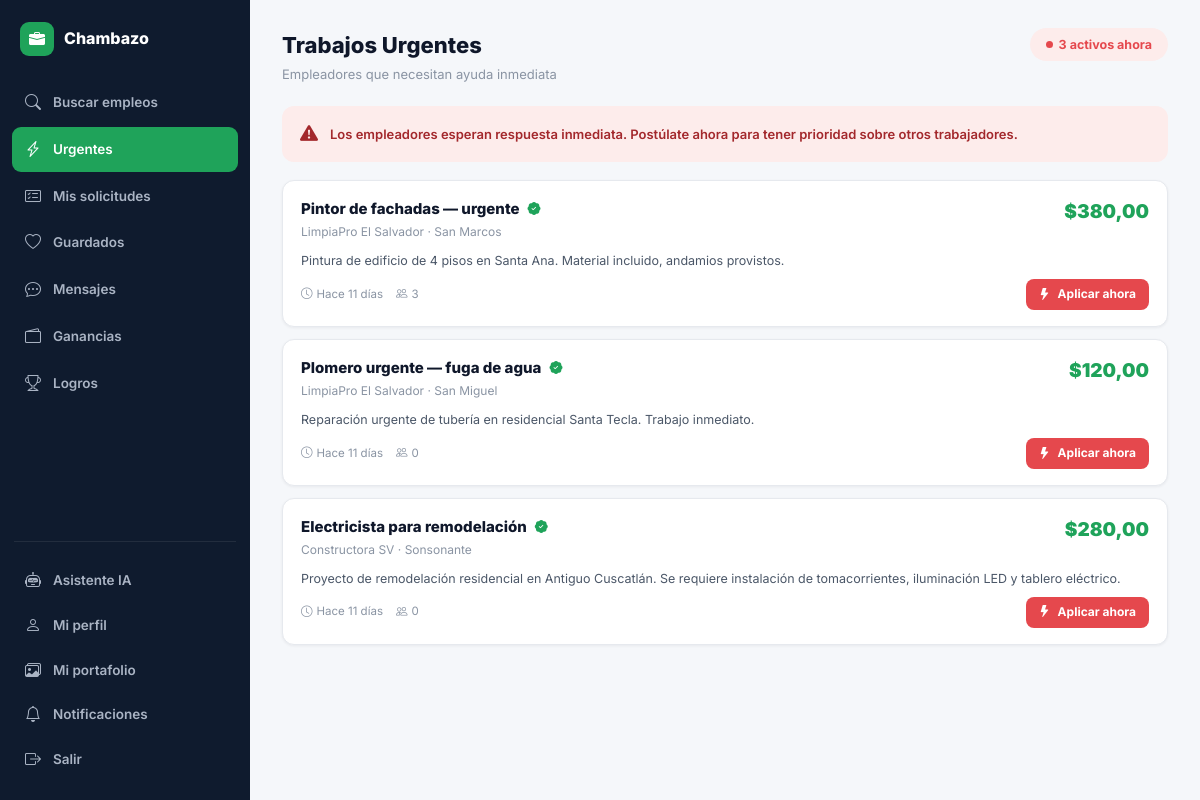
The page /trabajos/urgentes/ (signed in) on the database its author committed.
### core/models.py (models this page shows, shortened)
class Trabajo(models.Model):
    ESTADO_VACANTE = [
        ('disponible', 'Disponible'),
        ('en_proceso', 'En proceso'),
        ('ocupada', 'Ocupada'),
    ]
    contratista   = models.ForeignKey(User, on_delete=models.CASCADE, related_name='trabajos_publicados')
    titulo        = models.CharField(max_length=200)
    categoria     = models.CharField(max_length=50, choices=CATEGORY_CHOICES)
    descripcion   = models.TextField()
    requisitos    = models.TextField(blank=True)
    beneficios    = models.TextField(blank=True)
    ubicacion     = models.CharField(max_length=200)
    lat           = models.FloatField(null=True, blank=True)
    lng           = models.FloatField(null=True, blank=True)
    presupuesto   = models.DecimalField(max_digits=10, decimal_places=2)
    es_urgente    = models.BooleanField(default=False)
    estado_vacante= models.CharField(max_length=20, choices=ESTADO_VACANTE, default='disponible')
    activo        = models.BooleanField(default=True)
    creado        = models.DateTimeField(auto_now_add=True)
    actualizado   = models.DateTimeField(auto_now=True)
    habilidades_req = models.JSONField(default=list, blank=True)
    vistas        = models.PositiveIntegerField(default=0)
    modalidad     = models.CharField(max_length=20, choices=[
        ('presencial','Presencial'), ('remoto','Remoto'), ('hibrido','Híbrido')
    ], default='presencial')
    duracion      = models.CharField(max_length=100, blank=True,
                                     help_text='Ej: 3 días, 1 semana')
    verificacion_requerida = models.BooleanField(default=False)
    fecha_inicio  = models.DateField(null=True, blank=True)
    fecha_limite  = models.DateField(null=True, blank=True)
    nivel_experiencia = models.CharField(max_length=30, choices=[
        ('sin_experiencia', 'Sin experiencia previa'),
        ('intermedio', 'Intermedio (1-3 años)'),
        ('experto', 'Experto (+3 años)')
    ], default='intermedio')
    herramientas  = models.CharField(max_length=30, choices=[
        ('empleador', 'Proporcionadas por el empleador'),
        ('trabajador', 'El trabajador debe traer sus herramientas'),
        ('ambos', 'Mixto')
    ], default='empleador')
    horario       = models.CharField(max_length=100, blank=True, help_text='Ej: 8:00 AM - 5:00 PM')
    vacantes_disponibles = models.PositiveIntegerField(default=1)
    transporte_propio = models.BooleanField(default=False)
    contacto_emergencia_sitio = models.CharField(max_length=150, blank=True)
    comision_plataforma = models.DecimalField(max_digits=8, decimal_places=2, default=0.00)
    tarifa_urgencia     = models.DecimalField(max_digits=8, decimal_places=2, default=0.00)
    total_a_pagar       = models.DecimalField(max_digits=10, decimal_places=2, default=0.00)
    pagado        = models.BooleanField(default=False)
    fecha_pago    = models.DateTimeField(null=True, blank=True)
    metodo_pago_id= models.CharField(max_length=100, blank=True, help_text='ID de transacción / comprobante de tarjeta')
    fecha_pago    = models.DateTimeField(null=True, blank=True)
    class Meta:
        ordering = ['-creado']
    @property
    def tiempo_relativo(self):
        from django.utils import timezone
        diff = timezone.now() - self.creado
        if diff.days > 0:
            return f"Hace {diff.days} día{'s' if diff.days > 1 else ''}"
        hours = diff.seconds // 3600
        if hours > 0:
            return f"Hace {hours} hora{'s' if hours > 1 else ''}"
        mins = diff.seconds // 60
        return f"Hace {mins} minutos"
    @property
    def candidatos_count(self):
        return self.solicitudes.count()

class UserProfile(models.Model):
    ROL_CHOICES = [('trabajador', 'Trabajador'), ('contratista', 'Contratista')]
    user        = models.OneToOneField(User, on_delete=models.CASCADE, related_name='profile')
    rol         = models.CharField(max_length=20, choices=ROL_CHOICES)
    telefono    = models.CharField(max_length=20, blank=True)
    ubicacion   = models.CharField(max_length=100, blank=True)
    lat         = models.FloatField(null=True, blank=True)
    lng         = models.FloatField(null=True, blank=True)
    descripcion = models.TextField(blank=True)
    habilidades = models.JSONField(default=list, blank=True)
    empresa     = models.CharField(max_length=100, blank=True)
    foto        = models.ImageField(upload_to='fotos/', null=True, blank=True)
    verificado  = models.BooleanField(default=False)
    calificacion= models.FloatField(default=0.0)
    total_trabajos = models.IntegerField(default=0)
    notif_email = models.BooleanField(default=True)
    notif_sistema = models.BooleanField(default=True)
    disponible  = models.BooleanField(default=True)   # activo para contratar
    tarifa_hora = models.DecimalField(max_digits=8, decimal_places=2, null=True, blank=True)
    experiencia_anos = models.PositiveIntegerField(default=0)
    portfolio_url = models.URLField(blank=True)
    dui         = models.CharField(max_length=20, blank=True, help_text='Documento Único de Identidad')
    vehiculo    = models.CharField(max_length=30, choices=[
        ('ninguno', 'Ninguno / Transporte público'),
        ('moto', 'Motocicleta'),
        ('carro', 'Automóvil'),
        ('camioneta', 'Camioneta / Pick-up'),
    ], default='ninguno')
    cv_pdf = models.FileField(upload_to='cvs/', null=True, blank=True, help_text='Curriculum Vitae (PDF u otro doc)')
    certificaciones = models.TextField(blank=True, help_text='Postgrados, certificaciones o cursos realizados')
    disponibilidad_horario = models.CharField(max_length=100, blank=True, help_text='Ej: Lunes a Viernes, Fines de semana, Turno completo')
    contacto_emergencia = models.CharField(max_length=150, blank=True)
    nivel_educativo = models.CharField(max_length=50, blank=True, choices=[
        ('basica', 'Educación Básica'),
        ('media', 'Bachillerato / Secundaria'),
        ('tecnico', 'Técnico Vocacional'),
        ('universitario', 'Universitario / Superior')
    ], default='media')
    idiomas = models.CharField(max_length=150, blank=True, help_text='Ej: Inglés (Básico), Español (Nativo)')
    referencias_personales = models.TextField(blank=True, help_text='Nombres y teléfonos de referencias')
    expectativa_salarial = models.CharField(max_length=50, blank=True, help_text='Ej: $400 - $600 mensual')
    nit_nrc     = models.CharField(max_length=30, blank=True, help_text='NIT o NRC fiscal')
    giro_comercial = models.CharField(max_length=150, blank=True, help_text='Giro o actividad económica')
    sitio_web   = models.URLField(blank=True)
    redes_sociales = models.CharField(max_length=255, blank=True, help_text='LinkedIn / Instagram / Facebook')
    contacto_cargo = models.CharField(max_length=100, blank=True, help_text='Cargo o departamento de contacto')
    anos_operacion = models.PositiveIntegerField(default=0, help_text='Años de operar en el mercado')
    cantidad_empleados = models.CharField(max_length=50, blank=True, choices=[
        ('1-10', '1 a 10 empleados'),
        ('11-50', '11 a 50 empleados'),
        ('51-200', '51 a 200 empleados'),
        ('200+', 'Más de 200 empleados')
    ], default='1-10')
    tipo_empresa = models.CharField(max_length=50, blank=True, choices=[
        ('privada', 'Empresa Privada'),
        ('publica', 'Institución Pública'),
        ('ong', 'ONG / Sin fines de lucro'),
        ('independiente', 'Profesional Independiente')
    ], default='privada')
    registro_fiscal = models.FileField(upload_to='documentos_fiscales/', blank=True, null=True, help_text='Sube una copia del registro de la empresa')
    @property
    def nombre_display(self):
        if self.rol == 'contratista' and self.empresa:
            return self.empresa
        return self.user.get_full_name() or self.user.username

### core/views.py (the view)
# urls.py: path('trabajos/urgentes/', views.trabajos_urgentes, name='trabajos_urgentes'),
@login_required
def trabajos_urgentes(request):
    trabajos = Trabajo.objects.filter(activo=True, es_urgente=True).select_related('contratista__profile')
    ctx = ctx_base(request)
    ctx.update({'trabajos': trabajos, 'active': 'urgentes'})
    return render(request, 'core/trabajos_urgentes.html', ctx)

### core/context_processors.py (called while the page is built)
def global_settings(request):
    return {
        'GOOGLE_MAPS_KEY': getattr(settings, 'GOOGLE_MAPS_API_KEY', ''),
    }

### core/views.py (called while the page is built)
def ctx_base(request):
    ctx = {'GOOGLE_MAPS_KEY': settings.GOOGLE_MAPS_API_KEY}
    if request.user.is_authenticated:
        ctx['notif_count'] = Notificacion.objects.filter(usuario=request.user, leida=False).count()
        if request.user.profile.rol == 'trabajador':
            ctx['urgentes_count'] = Trabajo.objects.filter(activo=True, es_urgente=True).count()
            ctx['solicitudes_pend_count'] = Solicitud.objects.filter(
                trabajador=request.user, estado__in=['pendiente', 'en_revision']).count()
    return ctx

### core/templates/core/trabajos_urgentes.html (shortened to what this page needs)
{% extends 'core/base.html' %}
{% block body %}
{% include 'core/_sidebar_trabajador.html' %}
<div class="page-hd">
  <div><h1>Trabajos Urgentes</h1><p>Empleadores que necesitan ayuda inmediata</p></div>
  <span class="pill pill-red-lt"><span class="pill-dot" style="background:var(--red);"></span>{{ trabajos|length }} activos ahora</span>
</div>
<div class="alert-banner red">
  <i class="bi bi-exclamation-triangle-fill" style="font-size:18px;"></i>
  Los empleadores esperan respuesta inmediata. Postúlate ahora para tener prioridad sobre otros trabajadores.
</div>
{% for trabajo in trabajos %}
<div class="job-row-card">
  <div class="job-row-top">
    <div style="flex:1;min-width:0;">
      <div class="flex-c gap-8">
        <a href="{% url 'trabajo_detalle' trabajo.pk %}" class="job-row-title-link">{{ trabajo.titulo }}</a>
        {% if trabajo.contratista.profile.verificado %}<i class="bi bi-patch-check-fill t-green" style="font-size:13px;"></i>{% endif %}
      </div>
      <div class="job-row-author">{{ trabajo.contratista.profile.nombre_display }} · {{ trabajo.ubicacion }}</div>
    </div>
    <div class="job-row-price">${{ trabajo.presupuesto }}</div>
  </div>
  <div class="job-row-desc">{{ trabajo.descripcion|truncatechars:150 }}</div>
  <div class="flex-bc mt-8">
    <div class="job-row-meta" style="margin-bottom:0;">
      <span><i class="bi bi-clock"></i> {{ trabajo.tiempo_relativo }}</span>
      <span><i class="bi bi-people"></i> {{ trabajo.candidatos_count }}</span>
    </div>
    <a href="{% url 'trabajo_detalle' trabajo.pk %}" class="btn btn-r btn-sm"><i class="bi bi-lightning-fill"></i> Aplicar ahora</a>
  </div>
</div>
{% empty %}
<div class="empty-state"><div class="empty-icon">🔥</div><div class="empty-title">Sin urgentes ahora</div><div class="empty-sub">Vuelve más tarde</div></div>
{% endfor %}
{% include 'core/_sidebar_close.html' %}
{% endblock %}

### static/css/chambazo.css (style rules this page uses)
:root { --green:#1FA35A; --green-dark:#178449; --green-light:#e7f7ee; --green-glow:rgba(31,163,90,.18); --yellow:#F2B90D; --yellow-dark:#c99a08; --yellow-light:#fdf6dc; --red:#e5484d; --red-light:#fdeceb; --blue:#3b82f6; --blue-light:#e8f0fe; --purple:#8b5cf6; --purple-light:#f1ebfe; --navy:#0f1b2e; --navy-2:#16233a; --navy-3:#1c2c47; --dark:#0f172a; --mid:#4b5768; --muted:#8a94a3; --border:#e6e9ee; --bg:#f5f7fa; --white:#ffffff; --r-sm:8px; --r:12px; --r-lg:16px; --r-xl:22px; --sh:0 1px 3px rgba(15,23,42,.06); --sh-md:0 4px 14px rgba(15,23,42,.08); --sh-lg:0 10px 34px rgba(15,23,42,.12); --sh-xl:0 24px 64px rgba(15,23,42,.18); --font:'Inter',system-ui,sans-serif; --tr:all .18s cubic-bezier(.4,0,.2,1); }
*,*::before,*::after { box-sizing:border-box;margin:0;padding:0 }
html { scroll-behavior:smooth }
body { font-family:var(--font);background:var(--bg);color:var(--dark);line-height:1.55;-webkit-font-smoothing:antialiased }
a { color:inherit;text-decoration:none }
.t-green { color:var(--green) }
.page-hd { display:flex;align-items:flex-start;justify-content:space-between;margin-bottom:22px;gap:14px;flex-wrap:wrap }
.page-hd h1 { font-size:22px;font-weight:800;color:var(--dark) }
.page-hd p { font-size:13px;color:var(--muted);margin-top:2px }
.pill { padding:7px 16px;border-radius:99px;font-size:12.5px;font-weight:700;display:inline-flex;align-items:center;gap:6px }
.pill-dot { width:7px;height:7px;border-radius:50% }
.pill-red-lt { background:var(--red-light);color:var(--red) }
.btn { display:inline-flex;align-items:center;justify-content:center;gap:7px;padding:10px 18px;border-radius:10px;font-size:13.5px;font-weight:700;cursor:pointer;border:none;transition:var(--tr);white-space:nowrap }
.btn-r { background:var(--red);color:#fff }
.btn-sm { padding:6px 13px;font-size:12px;border-radius:8px }
.job-row-card { background:#fff;border-radius:var(--r);padding:16px 18px;margin-bottom:12px;box-shadow:var(--sh);border:1px solid var(--border);transition:var(--tr) }
.job-row-top { display:flex;align-items:flex-start;justify-content:space-between;gap:10px }
.job-row-title-link { font-size:15px;font-weight:800;color:var(--dark) }
.job-row-author { font-size:12px;color:var(--muted);margin-top:3px }
.job-row-price { font-size:19px;font-weight:900;color:var(--green);white-space:nowrap }
.job-row-desc { font-size:12.5px;color:var(--mid);margin:9px 0;line-height:1.55 }
.job-row-meta { display:flex;flex-wrap:wrap;align-items:center;gap:13px;font-size:11.5px;color:var(--muted);margin-bottom:9px }
.job-row-meta span { display:inline-flex;align-items:center;gap:4px }
.alert-banner { display:flex;align-items:center;gap:12px;padding:14px 18px;border-radius:var(--r);margin-bottom:18px;font-size:13px;font-weight:600 }
.alert-banner.red { background:var(--red-light);color:#a3282c }
.flex-c { display:flex;align-items:center }
.flex-bc { display:flex;align-items:center;justify-content:space-between }
.gap-8 { gap:8px }
.mt-8 { margin-top:8px }

### rows shown on the page
Trabajo: titulo "Pintor de fachadas — urgente", contratista.profile.nombre_display "LimpiaPro El Salvador", ubicacion "San Marcos", presupuesto "380,00", descripcion "Pintura de edificio de 4 pisos en Santa Ana. Material incluido, andamios provistos.", tiempo_relativo "Hace 11 días", candidatos_count "3"
Trabajo: titulo "Plomero urgente — fuga de agua", contratista.profile.nombre_display "LimpiaPro El Salvador", ubicacion "San Miguel", presupuesto "120,00", descripcion "Reparación urgente de tubería en residencial Santa Tecla. Trabajo inmediato.", tiempo_relativo "Hace 11 días", candidatos_count "0"
Trabajo: titulo "Electricista para remodelación", contratista.profile.nombre_display "Constructora SV", ubicacion "Sonsonante", presupuesto "280,00", descripcion "Proyecto de remodelación residencial en Antiguo Cuscatlán. Se requiere instalación de tomacorrientes, iluminación LED y tablero eléctrico.", tiempo_relativo "Hace 11 días", candidatos_count "0"

### other values the page prints
{{ trabajos|length }} "3"
